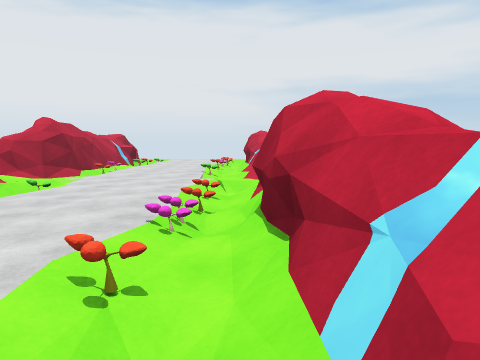
View 1 (above)

16 first-person views from a walk through a Unity game level. The camera is 1.4 m above the floor, tilts 6° down and sees 70° across. The floor is counted in squares, 2 m on a side. Each view is taken from the middle of a square. On the plan, view 1 faces up. The plan holds only what a view shows up to about 11 squares ahead; the rest is blank. The place goes on beyond the plan. The player is left out. Surface patterns are stand-ins for the level's own textures.

View 2
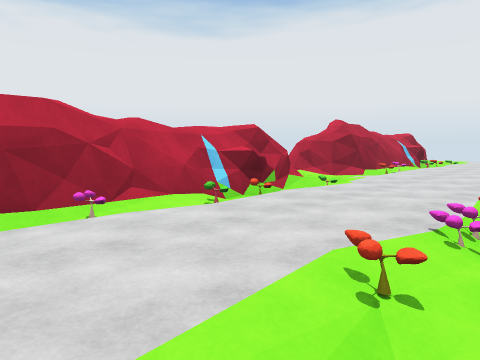

View 3
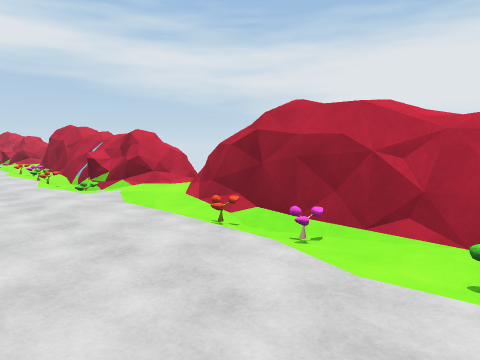

View 4
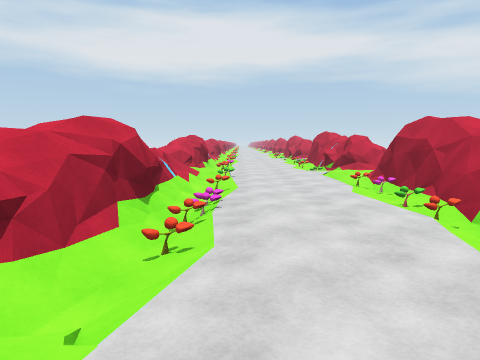

View 5
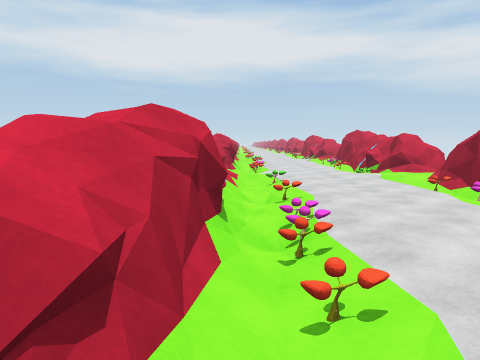

View 6
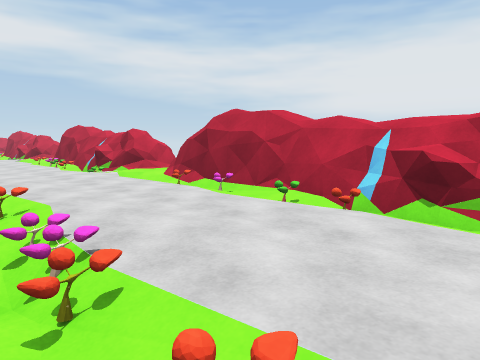

View 7
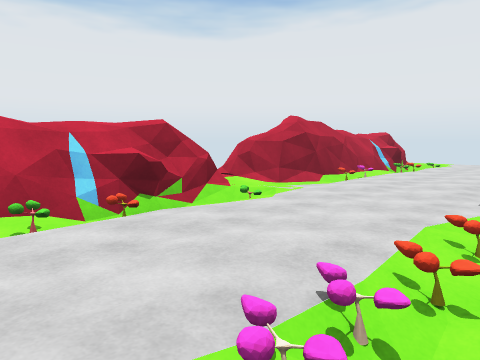

View 8
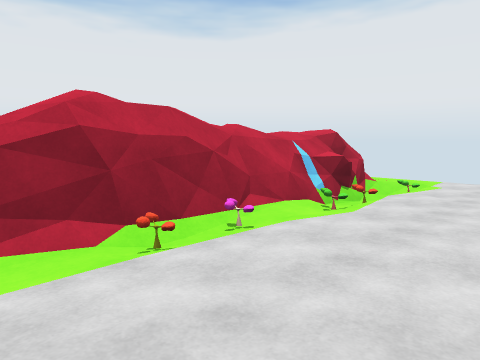

View 9
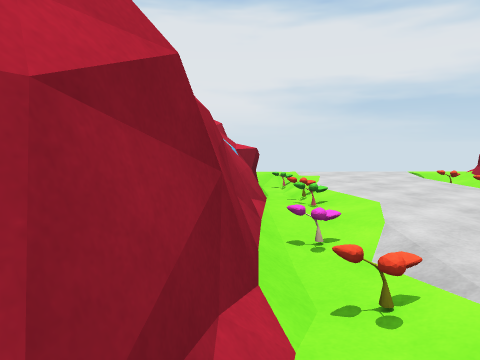

View 10
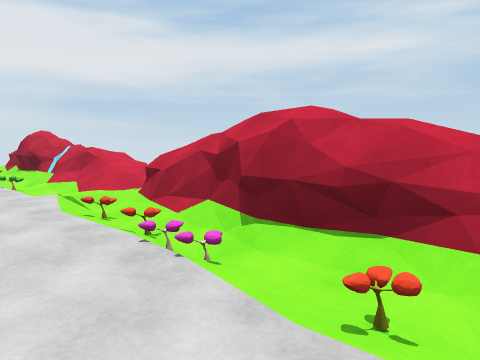

View 11
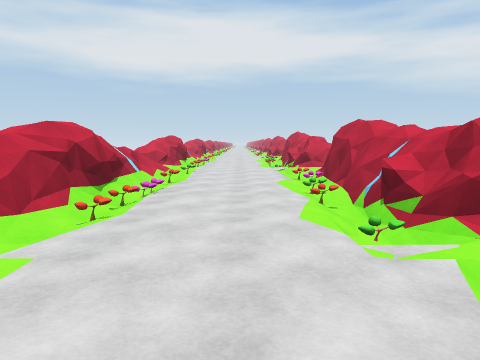

View 12
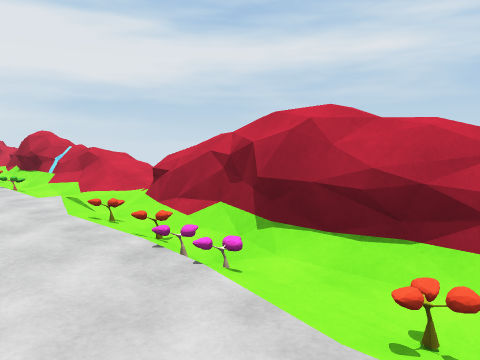

View 13
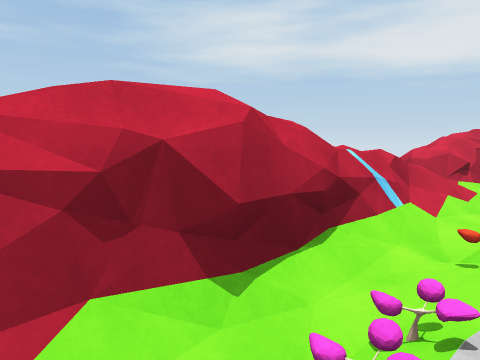

View 14
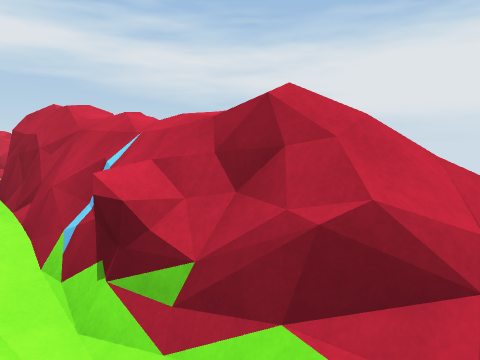

View 15
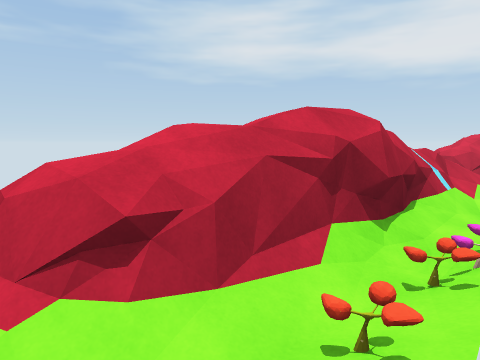

View 16
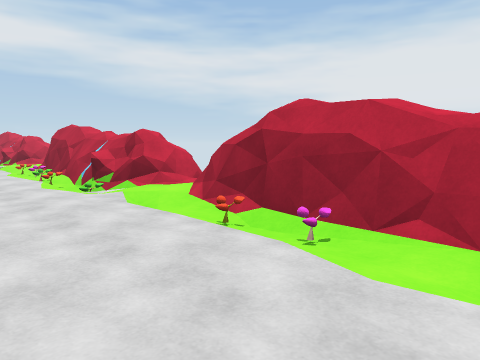

### Floor plan
Key: @ floor where view 1 was taken; # wall or solid block; x gap in a wall; . main floor; - floor 0.25 m lower than the main floor; : floor 0.75 m higher than the main floor; + floor 1 m higher than the main floor; / step, stairs or slope; = window, fence, low wall or low ledge; O other object.
Columns run from 5 left of view 1 to 1 right of it. Each row starts with its distance up from view 1.
 14 x.-.. =
 13 ##O..O=
 12  #O..=#
 11  #-..##
 10 ##-..//
  9  O-.O//
  8  O/..//
  7 #//..//
  6 x/... .
  5 ##O..O=
  4  #O..O
  3  #/..#
  2 ##-..//
  1  O-.O//
  0  O-..@+
 -1 #//../:
 -2 .......
 -3 ##O../=
 -4  #/../#
 -5  #O..##
 -6  #-..#/
 -7  #O.O//
 -8  #O..//
 -9 ##/../:
-10 /-.../
-11 ##O../=
-12  #/..O#
-13  #O..O
-14  #-../

Where each view was taken, in squares from view 1:
view 1: 0 up, 0 right, facing up
view 2: 0 up, 0 right, facing up-left
view 3: 3 up, 1 left, facing down-left
view 4: 1 down, 1 left, facing down
view 5: 2 down, 0 right, facing down
view 6: 3 down, 0 right, facing down-left
view 7: 2 up, 0 right, facing up-left
view 8: 7 up, 1 left, facing up-left
view 9: 7 up, 4 left, facing up
view 10: 1 up, 2 left, facing up-right
view 11: 8 down, 2 left, facing down
view 12: 7 down, 2 left, facing up-right
view 13: 4 down, 1 left, facing down-right
view 14: 14 up, 3 left, facing down-left
view 15: 14 up, 1 left, facing down-right
view 16: 11 up, 1 left, facing down-left
